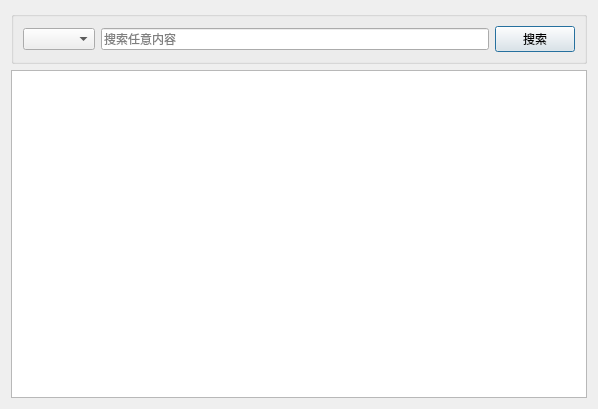
<?xml version="1.0" encoding="UTF-8"?>
<ui version="4.0">
 <class>MyExpresses</class>
 <widget class="QDialog" name="MyExpresses">
  <property name="geometry">
   <rect>
    <x>0</x>
    <y>0</y>
    <width>598</width>
    <height>409</height>
   </rect>
  </property>
  <property name="windowTitle">
   <string>MyExpresses</string>
  </property>
  <layout class="QVBoxLayout" name="verticalLayout">
   <item>
    <widget class="QGroupBox" name="groupBox">
     <property name="title">
      <string/>
     </property>
     <layout class="QHBoxLayout" name="horizontalLayout">
      <item>
       <widget class="QComboBox" name="typeBox"/>
      </item>
      <item>
       <widget class="QLineEdit" name="searchLine">
        <property name="placeholderText">
         <string>搜索任意内容</string>
        </property>
       </widget>
      </item>
      <item>
       <widget class="QPushButton" name="searchBtn">
        <property name="text">
         <string>搜索</string>
        </property>
       </widget>
      </item>
     </layout>
    </widget>
   </item>
   <item>
    <widget class="QTableWidget" name="packagesTable"/>
   </item>
  </layout>
 </widget>
 <resources/>
 <connections/>
</ui>
